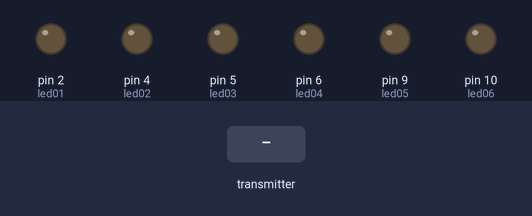
This sketch was run on a simulated Arduino Uno, built with avr-gcc and run on an emulated ATmega328P. Shown: output pins drawn as LEDs (lit = HIGH). The test bench sets the inputs (shaded band). No radio packets arrive unless stated.

Above: at 1.2 s.
1.3 s: the transmitter starts sending toggleSwitch01 = 1
At 2.5 s:
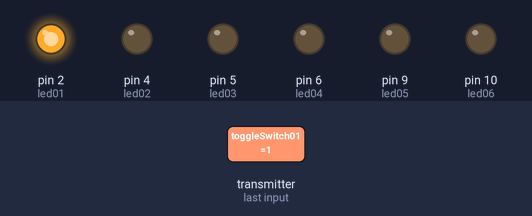
2.8 s: the transmitter starts sending toggleSwitch02 = 1
At 3.6 s:
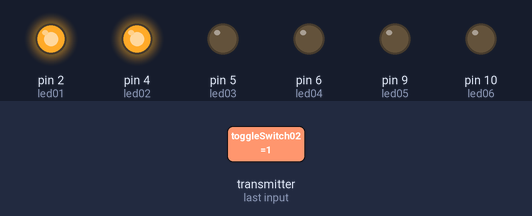
4.3 s: the transmitter starts sending joystickLeft_x = 1023
At 4.7 s:
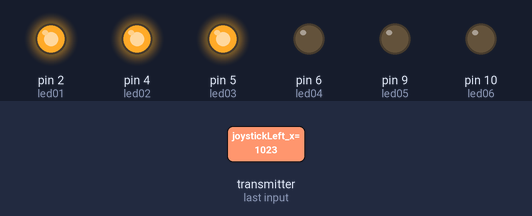
5.8 s: the transmitter starts sending joystickLeft_y = 1023
At 7.0 s:
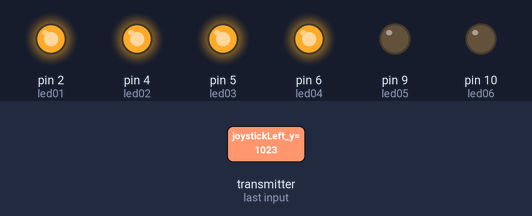
7.3 s: the transmitter starts sending joystickRight_x = 256
At 8.2 s:
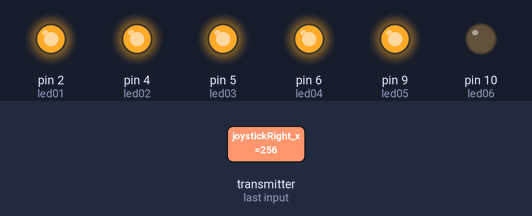
8.8 s: the transmitter starts sending joystickRight_y = 256
At 9.3 s:
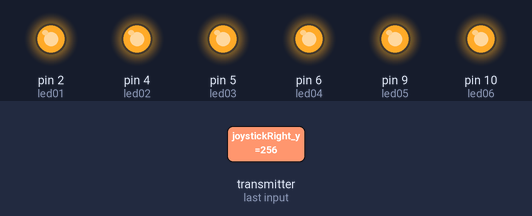
Timing chart, 0 to 11.3 s (numbered marks = the images above; inputs shaded):
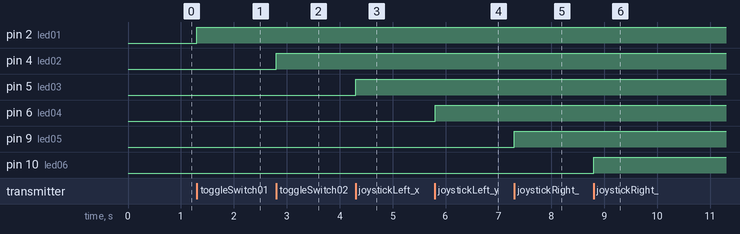

Measured:
- after the input at 1.3 s, pin 2 (led01): LOW → HIGH at once
- after the input at 2.8 s, pin 4 (led02): LOW → HIGH at once
- after the input at 4.3 s, pin 5 (led03): LOW → HIGH at once
- after the input at 5.8 s, pin 6 (led04): LOW → HIGH at once
- after the input at 7.3 s, pin 9 (led05): LOW → HIGH at once
- after the input at 8.8 s, pin 10 (led06): LOW → HIGH at once

The sketch:

6Ch_nRF24L01_receiverCode.ino
```cpp
#include <SPI.h>
#include <RF24.h>
#include <nRF24L01.h>

// declaring where the leds are connected in Arduino
int led01 = 2; // Led 01
int led02 = 4; // Led 02

int led03 = 5; // Led 03 (with brightness control)
int led04 = 6; // Led 04 (with brightness control)
int led05 = 9; // Led 05 (with brightness control)
int led06 = 10; // Led 06 (with brightness control)

RF24 radio(7,8);
const byte address[] = "node1";

void setup() {
  radio.begin();
  radio.openReadingPipe(0,address);
  radio.startListening();

  pinMode(led01, OUTPUT);
  pinMode(led02, OUTPUT);
  pinMode(led03, OUTPUT);
  pinMode(led04, OUTPUT);
  pinMode(led05, OUTPUT);
  pinMode(led06, OUTPUT);


  Serial.begin(9600);
}

struct datapack{
  bool toggleSwitch01 ;
  bool toggleSwitch02 ;

  int joystickLeft_x ;
  int joystickLeft_y ;

  int joystickRight_x ;
  int joystickRight_y ;
};
datapack data;

void loop() {
  while(radio.available()){
    radio.read(&data, sizeof(data));

    digitalWrite(led01, data.toggleSwitch01);
    digitalWrite(led02, data.toggleSwitch02);

    analogWrite(led03, data.joystickLeft_x);
    analogWrite(led04, data.joystickLeft_y);

    analogWrite(led05, data.joystickRight_x);
    analogWrite(led06, data.joystickRight_y);

  }
}
```
